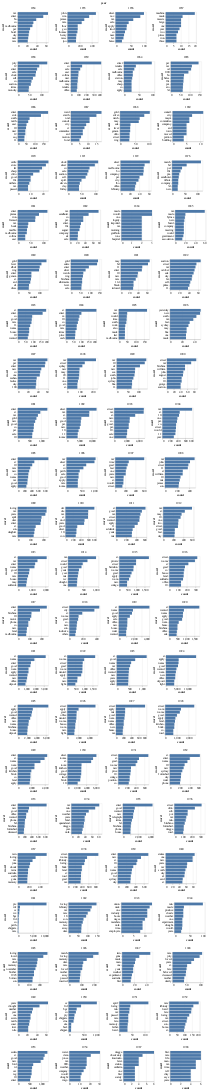

Write notebook code for a chart like this one.
### Markdown cell above
## Visualise top ten words per year

### Code cell
alt.Chart(top_words_by_year).mark_bar().encode(
    y=alt.Y("word:N", sort="-x"), x="count:Q", facet=alt.Facet("year", columns=4)
).properties(width=120, height=120).resolve_scale(x="independent", y="independent")

### Figure 1 — Vega-Lite specification as saved in the notebook (floating-point values rounded to 4 significant figures; data arrays with more than 128 entries replaced by an {"elided": "..."} marker saying what was removed)
{"config": {"view": {"continuousWidth": 300, "continuousHeight": 300}}, "data": {"name": "data-d5049957a2eaa774febfc1a31090f2a2"}, "mark": {"type": "bar"}, "encoding": {"facet": {"columns": 4, "field": "year", "type": "nominal"}, "x": {"field": "count", "type": "quantitative"}, "y": {"field": "word", "sort": "-x", "type": "nominal"}}, "height": 120, "resolve": {"scale": {"x": "independent", "y": "independent"}}, "width": 120, "$schema": "https://vega.github.io/schema/vega-lite/v5.14.1.json", "datasets": {"data-d5049957a2eaa774febfc1a31090f2a2": {"elided": "880 records"}}}
